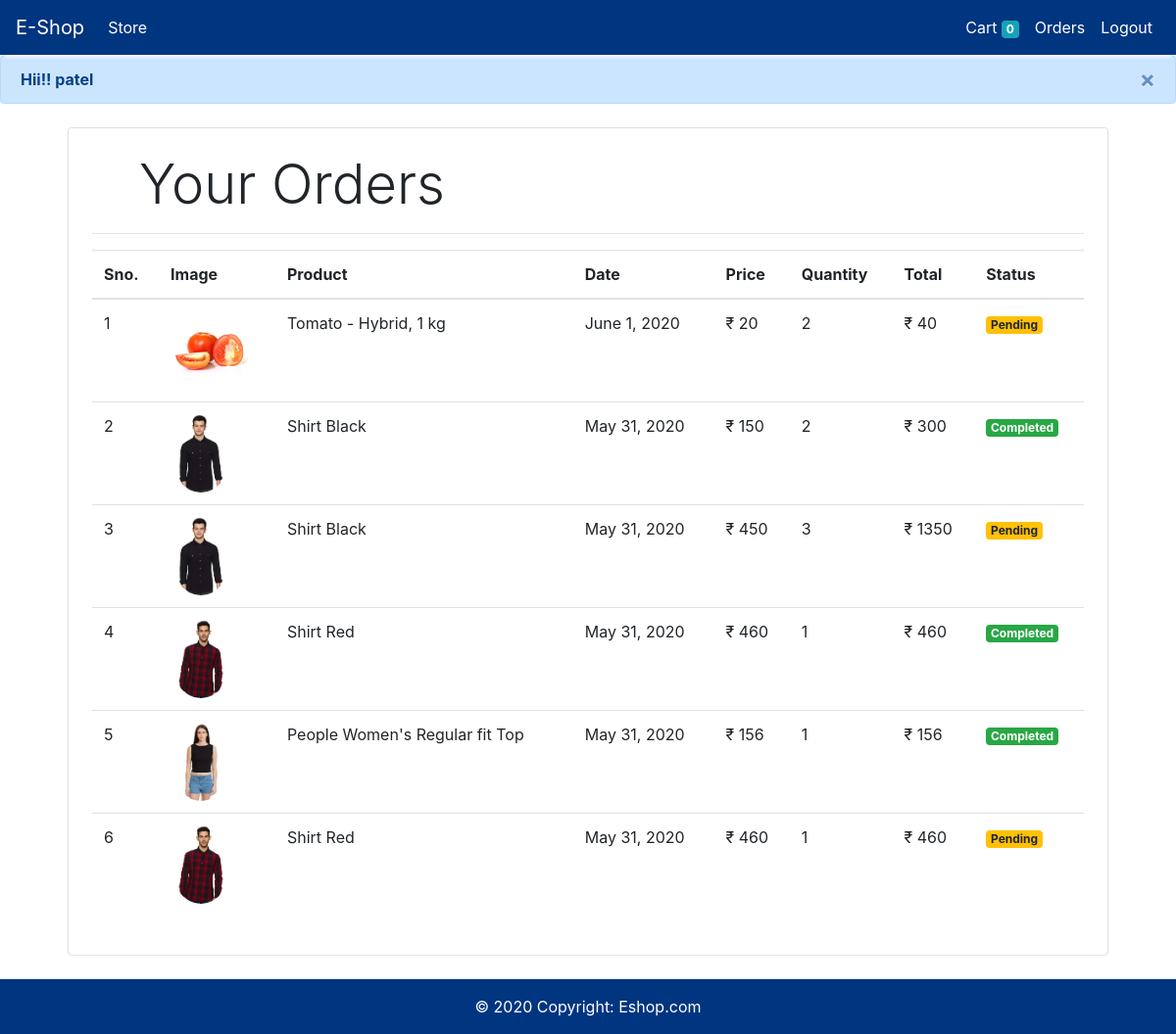
Screenshot of /orders (signed in) with the database file from the repository.
### store/models/customer.py (models this page shows, shortened)
class Customer(models.Model):
    first_name = models.CharField(max_length=50)
    last_name = models.CharField(max_length=50)
    phone = models.CharField(max_length=15)
    email = models.EmailField()
    password = models.CharField(max_length=500)
    def __str__(self):
        return self.first_name +" "+ self.last_name

### store/models/orders.py (models this page shows, shortened)
class Order(models.Model):
    product = models.ForeignKey(Product,
                                on_delete=models.CASCADE)
    customer = models.ForeignKey(Customer,
                                 on_delete=models.CASCADE)
    quantity = models.IntegerField(default=1)
    price = models.IntegerField()
    address = models.CharField(max_length=50, default='', blank=True)
    phone = models.CharField(max_length=50, default='', blank=True)
    date = models.DateField(default=datetime.datetime.today)
    status = models.BooleanField(default=False)
    @staticmethod
    def get_orders_by_customer(customer_id):
        return Order.objects.filter(customer=customer_id).order_by('-date')
    def __str__(self):
        return "Customer - {} || Product - {}".format(self.customer,self.product)

### store/models/product.py (models this page shows, shortened)
class Product(models.Model):
    name = models.CharField(max_length=50)
    price = models.IntegerField(default=0)
    category = models.ForeignKey(Category, on_delete=models.CASCADE, default=1)
    description = models.CharField(max_length=200, default='' , null=True , blank=True)
    image = models.ImageField(upload_to='uploads/products/')
    def __str__(self):
        return self.name

### store/middlewares/auth.py (the view)
    def middleware(request):
        print(request.session.get('customer'))
        returnUrl = request.META['PATH_INFO']
        print(request.META['PATH_INFO'])
        if not request.session.get('customer'):
           return redirect(f'login?return_url={returnUrl}')
        response = get_response(request)
        return response

### store/templatetags/custom_filter.py (called while the page is built)
@register.filter(name='currency')
def currency(number):
    return "₹ "+str(number)

@register.filter(name='multiply')
def multiply(number , number1):
    return number * number1

### store/views/orders.py (called while the page is built)
    def get(self , request ):
        customer = request.session.get('customer')
        orders = Order.get_orders_by_customer(customer)
        print(orders)
        return render(request , 'orders.html'  , {'orders' : orders})

### store/templates/orders.html
{% extends 'base.html' %}
{% block content %}
{% load cart %}
{% load custom_filter %}
<div class="container">
   <div class="border rounded p-4 m-4">
        <p class="display-4 pl-4 ml-4">Your Orders</p>
        <hr>
        <table class="table">
            <thead>
                <tr>
                    <th>Sno.</th>
                    <th>Image</th>
                    <th>Product</th>
                    <th>Date</th>
                    <th>Price</th>
                    <th>Quantity</th>
                    <th>Total</th>
                    <th>Status</th>
                </tr>
            </thead>
            <tbody>
                {% for order in orders %}
                <tr>
                    <td>{{forloop.counter}}</td>
                    <td><img style="height: 80px;" class="rounded-circle" src="{{order.product.image.url}}" alt=""></td>
                    <td>{{order.product.name}}</td>
                    <td>{{order.date}}</td>
                    <td>{{order.price|currency}}</td>
                    <td>{{order.quantity}}</td>
                    <td>{{order.quantity|multiply:order.price|currency}}</td>
                    {% if order.status %}
                    <td><small class="badge badge-success">Completed</small></td>
                    {%else%}
                    <td><small class="badge badge-warning">Pending</small></td>
                    {% endif %}
                </tr>
                {% endfor %}
            </tbody>
        </table>
   </div>
</div>
{% endblock %}

### store/templates/base.html (shortened to what this page needs)
<!doctype html>
<html lang="en">
<head>
  <link rel="stylesheet" href="https://maxcdn.bootstrapcdn.com/bootstrap/4.0.0/css/bootstrap.min.css"
>
</head>
<body>
  <nav class="one-edge-shadow
  sticky-top navbar
  navbar-expand-lg
   navbar-light">
    <a class="navbar-brand text-white" href="/">E-Shop</a>
    <div class="collapse navbar-collapse" id="navbarSupportedContent">
      <ul class="navbar-nav mr-auto">
        <li class="nav-item active">
          <a class="nav-link text-white" href="/store">Store <span class="sr-only">(current)</span></a>
        </li>
      </ul>
      <ul class=" navbar-nav my-2 my-lg-0">
        <li class="nav-item ">
          <a class="nav-link text-white" href="/cart">Cart
            <span class="badge badge-info text-white">{{request.session.cart.keys|length}}</span>
            <span class="sr-only text-white">(current)</span></a>
        </li>
        {% if request.session.customer %}
        <li class="nav-item ">
          <a class="nav-link text-white" href="/orders">Orders<span class="sr-only">(current)</span></a>
        </li>
        <li class="nav-item ">
          <a class="nav-link text-white" href="/logout">Logout<span class="sr-only">(current)</span></a>
        </li>
        {% endif %}
      </ul>
    </div>
  </nav>
  {% if request.session.customer_name %}
  <div class="alert alert-primary alert-dismissible fade show" role="alert">
    <strong>Hii!! {{request.session.customer_name}} </strong>
    <button type="button" class="close" data-dismiss="alert" aria-label="Close">
      <span aria-hidden="true">&times;</span>
    </button>
  </div>
  {% endif %}
    {% block content %}{% endblock %}
  <div>
    <footer class="text-center text-white" style="background-color: #f1f1f1;">
      <div class="text-center text-white p-3" style="background-color: #003580">
        © 2020 Copyright:
        <a class="text-white" href="/">Eshop.com</a>
      </div>
    </footer>
  </div>
</body>
</html>

### store/templates/base.html (style rules this page uses)
nav { background-color: #003580; }
.one-edge-shadow { box-shadow: 0 8px 2px -5px rgb(246, 245, 245); }

### rows the page displays
Customer: session.customer_name "patel"
Order: product.image (picture), product.name "Tomato - Hybrid, 1 kg", date "June 1, 2020", price "₹ 20", quantity "2", quantity|multiply "₹ 40", status "Pending"
Order: product.image (picture), product.name "Shirt Black", date "May 31, 2020", price "₹ 150", quantity "2", quantity|multiply "₹ 300", status "Completed"
Order: product.image (picture), product.name "Shirt Black", date "May 31, 2020", price "₹ 450", quantity "3", quantity|multiply "₹ 1350", status "Pending"
Order: product.image (picture), product.name "Shirt Red", date "May 31, 2020", price "₹ 460", quantity "1", quantity|multiply "₹ 460", status "Completed"
Order: product.image (picture), product.name "People Women's Regular fit Top", date "May 31, 2020", price "₹ 156", quantity "1", quantity|multiply "₹ 156", status "Completed"
Order: product.image (picture), product.name "Shirt Red", date "May 31, 2020", price "₹ 460", quantity "1", quantity|multiply "₹ 460", status "Pending"

### other values shown
{{ request.session.cart.keys|length }} "0"
